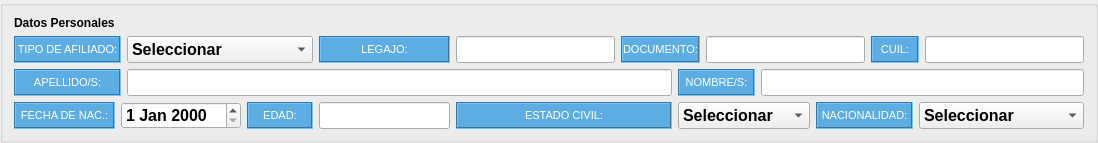
          <widget class="QGroupBox" name="groupBox_4">
           <property name="sizePolicy">
            <sizepolicy hsizetype="Preferred" vsizetype="Fixed">
             <horstretch>0</horstretch>
             <verstretch>0</verstretch>
            </sizepolicy>
           </property>
           <property name="font">
            <font>
             <family>Arial</family>
             <weight>75</weight>
             <bold>true</bold>
            </font>
           </property>
           <property name="styleSheet">
            <string notr="true">#groupBox_4{
background-color: #F0F5EF
}</string>
           </property>
           <property name="title">
            <string/>
           </property>
           <layout class="QGridLayout" name="gridLayout_8" columnstretch="10,0,10,10,20,0,0,0,0,0,0,0,0,0,0,0">
            <property name="topMargin">
             <number>10</number>
            </property>
            <item row="3" column="0">
             <widget class="QLabel" name="label_2">
              <property name="sizePolicy">
               <sizepolicy hsizetype="Preferred" vsizetype="Expanding">
                <horstretch>0</horstretch>
                <verstretch>0</verstretch>
               </sizepolicy>
              </property>
              <property name="font">
               <font>
                <family>Arial</family>
                <pointsize>8</pointsize>
                <weight>50</weight>
                <bold>false</bold>
               </font>
              </property>
              <property name="styleSheet">
               <string notr="true">#label_2{
background-color:#5DADE2  ;
color: #FFFFFF ; 
}</string>
              </property>
              <property name="frameShape">
               <enum>QFrame::Box</enum>
              </property>
              <property name="frameShadow">
               <enum>QFrame::Sunken</enum>
              </property>
              <property name="text">
               <string>FECHA DE NAC.:</string>
              </property>
              <property name="alignment">
               <set>Qt::AlignCenter</set>
              </property>
             </widget>
            </item>
            <item row="3" column="1" colspan="2">
             <widget class="QDateEdit" name="af_fecha_nacimiento">
              <property name="sizePolicy">
               <sizepolicy hsizetype="Minimum" vsizetype="Expanding">
                <horstretch>0</horstretch>
                <verstretch>0</verstretch>
               </sizepolicy>
              </property>
              <property name="font">
               <font>
                <family>System</family>
                <pointsize>12</pointsize>
                <weight>75</weight>
                <bold>true</bold>
               </font>
              </property>
             </widget>
            </item>
            <item row="3" column="12" colspan="2">
             <widget class="QLabel" name="label_22">
              <property name="sizePolicy">
               <sizepolicy hsizetype="Preferred" vsizetype="Expanding">
                <horstretch>0</horstretch>
                <verstretch>0</verstretch>
               </sizepolicy>
              </property>
              <property name="font">
               <font>
                <family>Arial</family>
                <pointsize>8</pointsize>
                <weight>50</weight>
                <bold>false</bold>
               </font>
              </property>
              <property name="styleSheet">
               <string notr="true">#label_22{
background-color:#5DADE2  ;
color: #FFFFFF ; 
}</string>
              </property>
              <property name="frameShape">
               <enum>QFrame::Box</enum>
              </property>
              <property name="frameShadow">
               <enum>QFrame::Sunken</enum>
              </property>
              <property name="text">
               <string>NACIONALIDAD:</string>
              </property>
              <property name="alignment">
               <set>Qt::AlignCenter</set>
              </property>
             </widget>
            </item>
            <item row="3" column="3">
             <widget class="QLabel" name="label_16">
              <property name="sizePolicy">
               <sizepolicy hsizetype="Preferred" vsizetype="Expanding">
                <horstretch>0</horstretch>
                <verstretch>0</verstretch>
               </sizepolicy>
              </property>
              <property name="font">
               <font>
                <family>Arial</family>
                <pointsize>8</pointsize>
                <weight>50</weight>
                <bold>false</bold>
               </font>
              </property>
              <property name="styleSheet">
               <string notr="true">#label_16{
background-color:#5DADE2  ;
color: #FFFFFF ; 
}</string>
              </property>
              <property name="frameShape">
               <enum>QFrame::Box</enum>
              </property>
              <property name="frameShadow">
               <enum>QFrame::Sunken</enum>
              </property>
              <property name="text">
               <string>EDAD:</string>
              </property>
              <property name="alignment">
               <set>Qt::AlignCenter</set>
              </property>
             </widget>
            </item>
            <item row="3" column="4">
             <widget class="QLineEdit" name="af_edad">
              <property name="sizePolicy">
               <sizepolicy hsizetype="Expanding" vsizetype="Expanding">
                <horstretch>0</horstretch>
                <verstretch>0</verstretch>
               </sizepolicy>
              </property>
              <property name="font">
               <font>
                <family>System</family>
                <pointsize>12</pointsize>
                <weight>75</weight>
                <bold>true</bold>
               </font>
              </property>
              <property name="text">
               <string/>
              </property>
             </widget>
            </item>
            <item row="3" column="14" colspan="2">
             <widget class="QComboBox" name="af_nacionalidad">
              <property name="sizePolicy">
               <sizepolicy hsizetype="Preferred" vsizetype="Expanding">
                <horstretch>0</horstretch>
                <verstretch>0</verstretch>
               </sizepolicy>
              </property>
              <property name="font">
               <font>
                <family>System</family>
                <pointsize>12</pointsize>
                <weight>75</weight>
                <bold>true</bold>
               </font>
              </property>
              <item>
               <property name="text">
                <string>Seleccionar</string>
               </property>
              </item>
              <item>
               <property name="text">
                <string>Argentino</string>
               </property>
              </item>
              <item>
               <property name="text">
                <string>Uruguayo</string>
               </property>
              </item>
              <item>
               <property name="text">
                <string>Chileno</string>
               </property>
              </item>
              <item>
               <property name="text">
                <string>Paraguayo</string>
               </property>
              </item>
              <item>
               <property name="text">
                <string>Boliviano</string>
               </property>
              </item>
              <item>
               <property name="text">
                <string>Colombiano</string>
               </property>
              </item>
             </widget>
            </item>
            <item row="1" column="13" colspan="2">
             <widget class="QLabel" name="label_4">
              <property name="sizePolicy">
               <sizepolicy hsizetype="Preferred" vsizetype="Expanding">
                <horstretch>0</horstretch>
                <verstretch>0</verstretch>
               </sizepolicy>
              </property>
              <property name="font">
               <font>
                <family>Arial</family>
                <pointsize>8</pointsize>
                <weight>50</weight>
                <bold>false</bold>
               </font>
              </property>
              <property name="styleSheet">
               <string notr="true">#label_4{
background-color:#5DADE2  ;
color: #FFFFFF ; 
}</string>
              </property>
              <property name="frameShape">
               <enum>QFrame::Box</enum>
              </property>
              <property name="frameShadow">
               <enum>QFrame::Sunken</enum>
              </property>
              <property name="text">
               <string>CUIL:</string>
              </property>
              <property name="alignment">
               <set>Qt::AlignCenter</set>
              </property>
             </widget>
            </item>
            <item row="1" column="15">
             <widget class="QLineEdit" name="af_cuil">
              <property name="sizePolicy">
               <sizepolicy hsizetype="Expanding" vsizetype="Expanding">
                <horstretch>0</horstretch>
                <verstretch>0</verstretch>
               </sizepolicy>
              </property>
              <property name="font">
               <font>
                <family>System</family>
                <pointsize>12</pointsize>
                <weight>75</weight>
                <bold>true</bold>
               </font>
              </property>
              <property name="maxLength">
               <number>11</number>
              </property>
             </widget>
            </item>
            <item row="1" column="10" colspan="3">
             <widget class="QLineEdit" name="af_dni">
              <property name="sizePolicy">
               <sizepolicy hsizetype="Expanding" vsizetype="Expanding">
                <horstretch>0</horstretch>
                <verstretch>0</verstretch>
               </sizepolicy>
              </property>
              <property name="font">
               <font>
                <family>System</family>
                <pointsize>12</pointsize>
                <weight>75</weight>
                <bold>true</bold>
               </font>
              </property>
              <property name="maxLength">
               <number>8</number>
              </property>
             </widget>
            </item>
            <item row="2" column="9" colspan="2">
             <widget class="QLabel" name="label_5">
              <property name="sizePolicy">
               <sizepolicy hsizetype="Preferred" vsizetype="Expanding">
                <horstretch>0</horstretch>
                <verstretch>0</verstretch>
               </sizepolicy>
              </property>
              <property name="font">
               <font>
                <family>Arial</family>
                <pointsize>8</pointsize>
                <weight>50</weight>
                <bold>false</bold>
               </font>
              </property>
              <property name="styleSheet">
               <string notr="true">#label_5{
background-color:#5DADE2  ;
color: #FFFFFF ; 
}</string>
              </property>
              <property name="frameShape">
               <enum>QFrame::Box</enum>
              </property>
              <property name="frameShadow">
               <enum>QFrame::Sunken</enum>
              </property>
              <property name="text">
               <string>NOMBRE/S:</string>
              </property>
              <property name="alignment">
               <set>Qt::AlignCenter</set>
              </property>
             </widget>
            </item>
            <item row="2" column="0" colspan="2">
             <widget class="QLabel" name="label">
              <property name="sizePolicy">
               <sizepolicy hsizetype="Preferred" vsizetype="Expanding">
                <horstretch>0</horstretch>
                <verstretch>0</verstretch>
               </sizepolicy>
              </property>
              <property name="font">
               <font>
                <family>Arial</family>
                <pointsize>8</pointsize>
                <weight>50</weight>
                <bold>false</bold>
               </font>
              </property>
              <property name="styleSheet">
               <string notr="true">#label{
background-color:#5DADE2  ;
color: #FFFFFF ; 
}</string>
              </property>
              <property name="frameShape">
               <enum>QFrame::Box</enum>
              </property>
              <property name="frameShadow">
               <enum>QFrame::Sunken</enum>
              </property>
              <property name="text">
               <string>APELLIDO/S:</string>
              </property>
              <property name="alignment">
               <set>Qt::AlignCenter</set>
              </property>
             </widget>
            </item>
            <item row="2" column="2" colspan="7">
             <widget class="QLineEdit" name="af_apellido">
              <property name="sizePolicy">
               <sizepolicy hsizetype="Expanding" vsizetype="Expanding">
                <horstretch>0</horstretch>
                <verstretch>0</verstretch>
               </sizepolicy>
              </property>
              <property name="font">
               <font>
                <family>System</family>
                <pointsize>12</pointsize>
                <weight>75</weight>
                <bold>true</bold>
               </font>
              </property>
              <property name="maxLength">
               <number>99</number>
              </property>
             </widget>
            </item>
            <item row="2" column="11" colspan="5">
             <widget class="QLineEdit" name="af_nombre">
              <property name="sizePolicy">
               <sizepolicy hsizetype="Expanding" vsizetype="Expanding">
                <horstretch>0</horstretch>
                <verstretch>0</verstretch>
               </sizepolicy>
              </property>
              <property name="font">
               <font>
                <family>System</family>
                <pointsize>12</pointsize>
                <weight>75</weight>
                <bold>true</bold>
               </font>
              </property>
              <property name="maxLength">
               <number>99</number>
              </property>
             </widget>
            </item>
            <item row="3" column="9" colspan="3">
             <widget class="QComboBox" name="af_estado_civil">
              <property name="sizePolicy">
               <sizepolicy hsizetype="Preferred" vsizetype="Expanding">
                <horstretch>0</horstretch>
                <verstretch>0</verstretch>
               </sizepolicy>
              </property>
              <property name="font">
               <font>
                <family>System</family>
                <pointsize>12</pointsize>
                <weight>75</weight>
                <bold>true</bold>
               </font>
              </property>
              <item>
               <property name="text">
                <string>Seleccionar</string>
               </property>
              </item>
              <item>
               <property name="text">
                <string>Soltero</string>
               </property>
              </item>
              <item>
               <property name="text">
                <string>Casado</string>
               </property>
              </item>
              <item>
               <property name="text">
                <string>Divorciado</string>
               </property>
              </item>
             </widget>
            </item>
            <item row="3" column="5" colspan="4">
             <widget class="QLabel" name="label_11">
              <property name="sizePolicy">
               <sizepolicy hsizetype="Preferred" vsizetype="Expanding">
                <horstretch>0</horstretch>
                <verstretch>0</verstretch>
               </sizepolicy>
              </property>
              <property name="font">
               <font>
                <family>Arial</family>
                <pointsize>8</pointsize>
                <weight>50</weight>
                <bold>false</bold>
               </font>
              </property>
              <property name="styleSheet">
               <string notr="true">#label_11{
background-color:#5DADE2  ;
color: #FFFFFF ; 
}</string>
              </property>
              <property name="frameShape">
               <enum>QFrame::Box</enum>
              </property>
              <property name="frameShadow">
               <enum>QFrame::Sunken</enum>
              </property>
              <property name="text">
               <string>ESTADO CIVIL:</string>
              </property>
              <property name="alignment">
               <set>Qt::AlignCenter</set>
              </property>
             </widget>
            </item>
            <item row="1" column="7" colspan="3">
             <widget class="QLabel" name="label_8">
              <property name="sizePolicy">
               <sizepolicy hsizetype="Preferred" vsizetype="Expanding">
                <horstretch>0</horstretch>
                <verstretch>0</verstretch>
               </sizepolicy>
              </property>
              <property name="font">
               <font>
                <family>Arial</family>
                <pointsize>8</pointsize>
                <weight>50</weight>
                <bold>false</bold>
               </font>
              </property>
              <property name="styleSheet">
               <string notr="true">#label_8{
background-color:#5DADE2  ;
color: #FFFFFF ; 
}</string>
              </property>
              <property name="frameShape">
               <enum>QFrame::Box</enum>
              </property>
              <property name="frameShadow">
               <enum>QFrame::Sunken</enum>
              </property>
              <property name="text">
               <string>DOCUMENTO:</string>
              </property>
              <property name="alignment">
               <set>Qt::AlignCenter</set>
              </property>
             </widget>
            </item>
            <item row="1" column="0" colspan="2">
             <widget class="QLabel" name="label_13">
              <property name="sizePolicy">
               <sizepolicy hsizetype="Preferred" vsizetype="Expanding">
                <horstretch>0</horstretch>
                <verstretch>0</verstretch>
               </sizepolicy>
              </property>
              <property name="font">
               <font>
                <family>Arial</family>
                <pointsize>8</pointsize>
                <weight>50</weight>
                <bold>false</bold>
               </font>
              </property>
              <property name="styleSheet">
               <string notr="true">#label_13{
background-color:#5DADE2;
color: #FFFFFF;
}</string>
              </property>
              <property name="frameShape">
               <enum>QFrame::Box</enum>
              </property>
              <property name="frameShadow">
               <enum>QFrame::Sunken</enum>
              </property>
              <property name="text">
               <string>TIPO DE AFILIADO:</string>
              </property>
              <property name="alignment">
               <set>Qt::AlignCenter</set>
              </property>
             </widget>
            </item>
            <item row="1" column="2" colspan="2">
             <widget class="QComboBox" name="af_tipo">
              <property name="sizePolicy">
               <sizepolicy hsizetype="Preferred" vsizetype="Expanding">
                <horstretch>0</horstretch>
                <verstretch>0</verstretch>
               </sizepolicy>
              </property>
              <property name="font">
               <font>
                <family>System</family>
                <pointsize>12</pointsize>
                <weight>75</weight>
                <bold>true</bold>
               </font>
              </property>
              <item>
               <property name="text">
                <string>Seleccionar</string>
               </property>
              </item>
              <item>
               <property name="text">
                <string>Activo</string>
               </property>
              </item>
              <item>
               <property name="text">
                <string>Jubilado</string>
               </property>
              </item>
             </widget>
            </item>
            <item row="1" column="4">
             <widget class="QLabel" name="label_9">
              <property name="sizePolicy">
               <sizepolicy hsizetype="Preferred" vsizetype="Expanding">
                <horstretch>0</horstretch>
                <verstretch>0</verstretch>
               </sizepolicy>
              </property>
              <property name="font">
               <font>
                <family>Arial</family>
                <pointsize>8</pointsize>
                <weight>50</weight>
                <bold>false</bold>
               </font>
              </property>
              <property name="styleSheet">
               <string notr="true">#label_9{
background-color:#5DADE2  ;
color: #FFFFFF ; 
}</string>
              </property>
              <property name="frameShape">
               <enum>QFrame::Box</enum>
              </property>
              <property name="frameShadow">
               <enum>QFrame::Sunken</enum>
              </property>
              <property name="text">
               <string>LEGAJO:</string>
              </property>
              <property name="alignment">
               <set>Qt::AlignCenter</set>
              </property>
             </widget>
            </item>
            <item row="1" column="5" colspan="2">
             <widget class="QLineEdit" name="af_legajo">
              <property name="sizePolicy">
               <sizepolicy hsizetype="Expanding" vsizetype="Expanding">
                <horstretch>0</horstretch>
                <verstretch>0</verstretch>
               </sizepolicy>
              </property>
              <property name="font">
               <font>
                <family>System</family>
                <pointsize>12</pointsize>
                <weight>75</weight>
                <bold>true</bold>
               </font>
              </property>
              <property name="maxLength">
               <number>8</number>
              </property>
             </widget>
            </item>
            <item row="0" column="0">
             <widget class="QLabel" name="label_75">
              <property name="sizePolicy">
               <sizepolicy hsizetype="Preferred" vsizetype="Expanding">
                <horstretch>0</horstretch>
                <verstretch>0</verstretch>
               </sizepolicy>
              </property>
              <property name="font">
               <font>
                <family>Arial</family>
                <weight>75</weight>
                <bold>true</bold>
               </font>
              </property>
              <property name="text">
               <string>Datos Personales</string>
              </property>
             </widget>
            </item>
           </layout>
          </widget>
